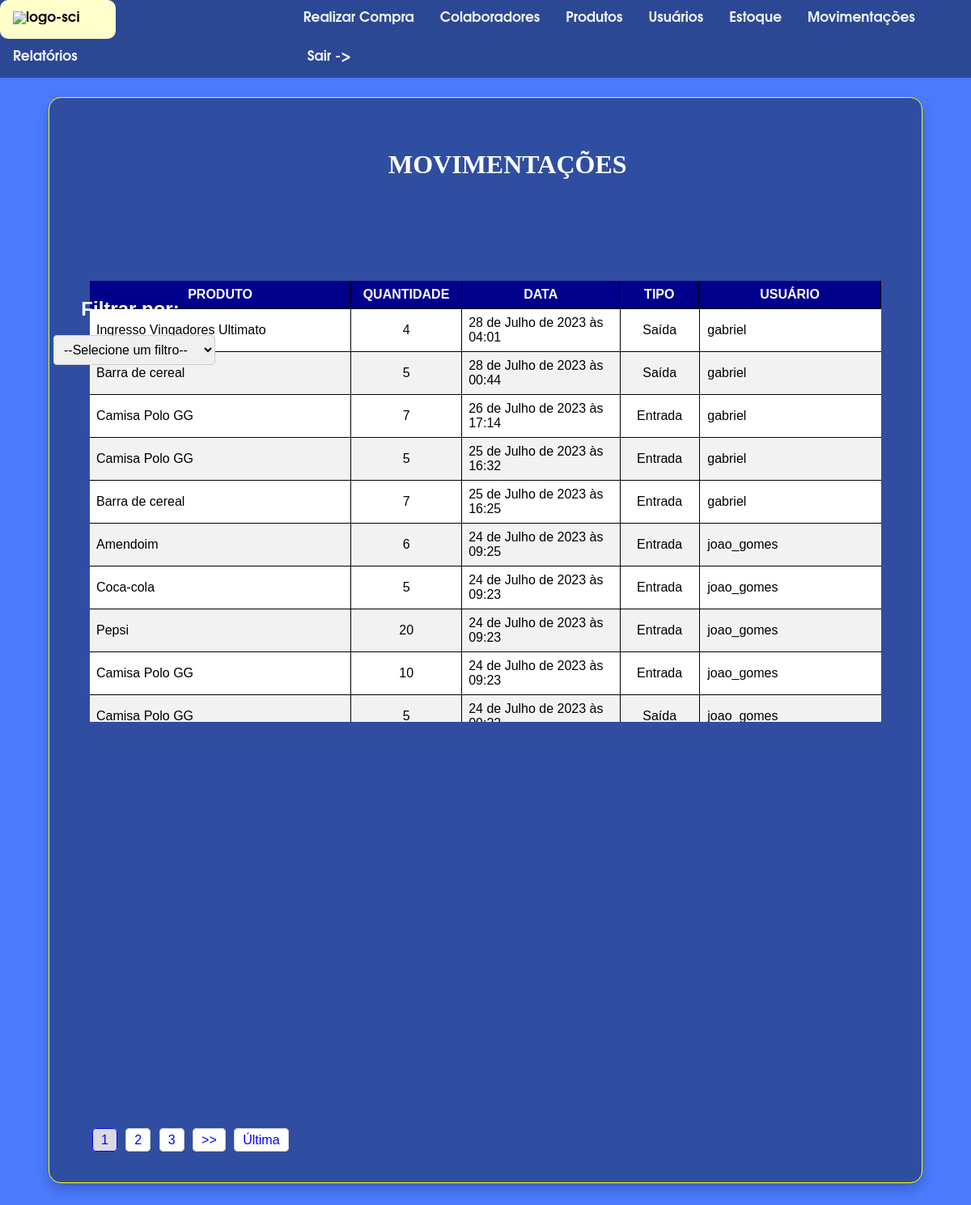
/home/movimentacoes/ (signed in), run on the app's committed database.
### estoque/models.py (models this page shows)
class Movimentacao_estoque(models.Model):
    MOVIMENTACOES_CHOICES = (
    ('Saída', 'Saída'),
    ('Entrada', 'Entrada'),
    )
    data = models.DateTimeField(default=timezone.now)
    usuario = models.ForeignKey(User,on_delete=models.DO_NOTHING)
    produto = models.ForeignKey(Produtos,on_delete=models.DO_NOTHING)
    quantidade = models.IntegerField()
    tipo = models.CharField(max_length=7, choices=MOVIMENTACOES_CHOICES)

### produtos/models.py (models this page shows, shortened)
class Produtos(models.Model):
    TIPOS_CHOICES = (
    ('Alimento', 'Alimento'),
    ('Ingresso', 'Ingresso'),
    ('Roupa','Roupa')
    )
    nome = models.CharField(max_length=50)
    cod_barras = models.IntegerField()
    preco = models.DecimalField(max_digits=200,decimal_places=2)
    tipo = models.CharField(max_length=8,choices=TIPOS_CHOICES)
    situacao = models.CharField(default="Ativo", max_length=7)

### estoque/views.py (the view)
# urls.py: path('movimentacoes/',ListarMovimentacoes,name='ListarMovimentacoes'),
@login_required(login_url='Login')
def ListarMovimentacoes(request):
    movimentacoes = Movimentacao_estoque.objects.all().order_by('-data')
    paginator = Paginator(movimentacoes, 15)
    page_number = request.GET.get('page')
    page_obj = paginator.get_page(page_number)
    return render(request,'estoque/movimentacoes.html',{'movimentacoes':page_obj,'usuarios':User.objects.all()})

### templates/estoque/movimentacoes.html (shortened to what this page needs)
{%load static%}
<!DOCTYPE html>
<html lang="en">
<head>
    <link rel="stylesheet" href="{% static 'estoque/css/movimentacoes.css'%}">
</head>
<body>
  {% include 'navbar.html' %}
    <div class="container">
        <h1 style="margin-top:3%;z-index: 11;">MOVIMENTAÇÕES</h1><br><br><br>
        <br>
        <div class="search-form" style="margin-top:2%;">
          <form action="{% url 'FiltrarMovimentacoes' %}" method="get">
              <div class="search-container-principal">
                  <h2  class="label-filtro">Filtrar por:</h2><br>
                  <select name="filtro" id="filtro" required>
                    <option disabled selected >--Selecione um filtro--</option>
                  </select>
              </div>
          </form>
      </div>
      <br><br>
      <div class="tabela-scroll">
        <table class="table table-hover">
          <thead class="thead-light">
            <tr>
              <th scope="col">PRODUTO</th>
              <th scope="col">QUANTIDADE</th>
              <th scope="col">DATA</th>
              <th scope="col">TIPO</th>
              <th scope="col">USUÁRIO</th>
            </tr>
          </thead>
        </table>
        <div class="tabela-corpo">
          <table class="table table-hover">
          <tbody>
              {% for item in movimentacoes %}
            <tr>
              {% if item.produto.nome|length > 35%}
              <td style="padding-right: 2%;text-align: left;">{{item.produto.nome|slice:":36"}}...</td>
              {%else%}
              <td style="padding-right: 2%;text-align: left;">{{item.produto.nome}}</td>
              {%endif%}
              <td style="text-align: center;">{{item.quantidade}}</td>
              <td>{{item.data}}</td>
              <td>{{item.tipo}}</td>
              <td style="text-align: left;padding-left: 1%;">{{item.usuario.username}}</td>
            </tr>
            {%endfor%}
          </tbody>
        </table>
        </div>
        {% if movimentacoes.paginator.num_pages > 1%}
        <nav aria-label="Page navigation" class="paginator" style="top:93.1%">
          <ul class="pagination-justify-content-center">
            {% for num in movimentacoes.paginator.page_range %}
              {% if num == movimentacoes.number %}
                  <span class="page-link"  id="pagina_atual">{{ num }}</span>
              {% else %}
                <a class="page-link" href="?page={{ num }}">{{ num }}</a>
              {% endif %}
            {% endfor %}
            {% if movimentacoes.has_next %}
              <a class="page-link" href="?page={{ movimentacoes.next_page_number }}">>></a>
              <a class="page-link" href="?page={{ movimentacoes.paginator.num_pages }}">Última</a>
            {% endif %}
          </ul>
        </nav>
        {%endif%}
      </div>
          <br><br>
    </div>
</body>
</html>

### static_files/static/estoque/css/movimentacoes.css (style rules this page uses)
* { margin: 0; padding: 0; box-sizing: border-box; }
.container { background-color: rgba(0, 0, 0, 0.363); padding:50px; border-radius:15px; width: 90%; margin:auto; margin-top:2%; text-align: center; border:1px solid yellow; height: 90%; box-shadow: 0 8px 16px rgba(0, 0, 0, 0.2); }
body { background-color: #4b7afd; margin: 0; flex-direction: column; align-items: center; justify-content: center; font-family: Arial, Helvetica, sans-serif; height: 100vh; }
table { border-collapse: collapse; width: 100%; }
th, td { border-bottom: 1px solid black; padding: 8px; border-right: 1px solid black; width: 20%; text-align: left; }
td:last-child { border-right: none; }
th { background-color: darkblue; color: white; text-align: center; }
tr:nth-child(even) { background-color: #f2f2f2; }
tr:nth-child(odd) { background-color: #ffffff; }
th:nth-child(1), td:nth-child(1) { width: 33%; text-align: center; }
th:nth-child(2), td:nth-child(2) { width: 14%; text-align: center; }
th:nth-child(4), td:nth-child(4) { width: 10%; text-align: center; }
th:last-child, td:last-child { width: 40%; text-align: center; }
th { background-color: darkblue; color:white; text-align: center; }
h1 { color:white; text-align: center; }
.search-form { align-items: center; }
.tabela-scroll { height: 540px; margin-top: 5%; }
.search-container-principal { top:22%; left:13%; position: absolute; }
h1 { top:50%; text-align: center; }
.tabela-corpo { height: calc(100% - 30px); overflow-y: scroll; }
.paginator { font-family: "Arial", sans-serif; position: absolute; margin-top: 1%; }
.page-link { padding: 5px 10px; margin: 3px; border: 1px solid #ccc; text-decoration: none; color: blue; background-color: white; border-radius: 5px; }
#pagina_atual { background-color: rgb(219, 219, 219); color: blue; border-radius: 5px; border:1px solid blue }
h1 { font-family: serifa bt; z-index: 1111; position: absolute; top:10%; left:40% }
#filtro { width: 200px; padding: 8px; border: 1px solid #ccc; border-radius: 4px; font-size: 16px; cursor: pointer; margin-top: 0; margin-left: -90%; }
#filtro option { background-color: #fc0000; color: #333; cursor:pointer }
#filtro option:checked { background-color: #ff1616; font-weight: bold; }
.paginator { font-family: "Arial", sans-serif; position: absolute; top:95% }
.label-filtro { margin-top: 20%; color:white; margin-left:-95% }

### data on the page
Movimentacao_estoque: produto.nome "Ingresso Vingadores Ultimato", quantidade "4", data "28 de Julho de 2023 às 04:01", tipo "Saída", usuario.username "gabriel"
Movimentacao_estoque: produto.nome "Barra de cereal", quantidade "5", data "28 de Julho de 2023 às 00:44", tipo "Saída", usuario.username "gabriel"
Movimentacao_estoque: produto.nome "Camisa Polo GG", quantidade "7", data "26 de Julho de 2023 às 17:14", tipo "Entrada", usuario.username "gabriel"
Movimentacao_estoque: produto.nome "Camisa Polo GG", quantidade "5", data "25 de Julho de 2023 às 16:32", tipo "Entrada", usuario.username "gabriel"
Movimentacao_estoque: produto.nome "Barra de cereal", quantidade "7", data "25 de Julho de 2023 às 16:25", tipo "Entrada", usuario.username "gabriel"
Movimentacao_estoque: produto.nome "Amendoim", quantidade "6", data "24 de Julho de 2023 às 09:25", tipo "Entrada", usuario.username "joao_gomes"
Movimentacao_estoque: produto.nome "Coca-cola", quantidade "5", data "24 de Julho de 2023 às 09:23", tipo "Entrada", usuario.username "joao_gomes"
Movimentacao_estoque: produto.nome "Pepsi", quantidade "20", data "24 de Julho de 2023 às 09:23", tipo "Entrada", usuario.username "joao_gomes"
Movimentacao_estoque: produto.nome "Camisa Polo GG", quantidade "10", data "24 de Julho de 2023 às 09:23", tipo "Entrada", usuario.username "joao_gomes"
Movimentacao_estoque: produto.nome "Camisa Polo GG", quantidade "5", data "24 de Julho de 2023 às…", tipo "Saída", usuario.username "joao_gomes"

### other printed values
{{ num }} "1"
{{ num }} "2" "3"
